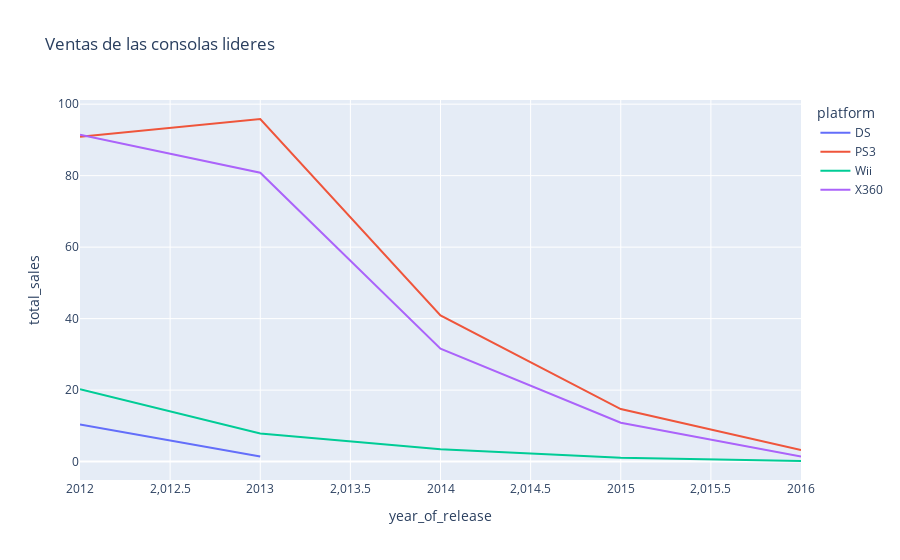

This figure's notebook cell:
### Markdown cell above
**3.5. ¿Qué plataformas son líderes en ventas? ¿Cuáles crecen y cuáles se reducen?**

### Code cell
#Graficamos los ultimos años para ver cuales plataformas crecen
fig2=px.line(bounded_data,x='year_of_release',y='total_sales',color='platform', title='Ventas de las consolas lideres')
fig2.show()

### Figure 1 — Plotly figure (JSON) as saved in the notebook; plotly's stock layout.template omitted (floating-point values rounded to 4 significant figures)
{"data": [{"hovertemplate": "platform=DS<br>year_of_release=%{x}<br>total_sales=%{y}<extra></extra>", "legendgroup": "DS", "line": {"color": "#636efa", "dash": "solid"}, "marker": {"symbol": "circle"}, "mode": "lines", "name": "DS", "orientation": "v", "showlegend": true, "type": "scatter", "x": [2012, 2013], "xaxis": "x", "y": [10.42, 1.42], "yaxis": "y"}, {"hovertemplate": "platform=PS3<br>year_of_release=%{x}<br>total_sales=%{y}<extra></extra>", "legendgroup": "PS3", "line": {"color": "#EF553B", "dash": "solid"}, "marker": {"symbol": "circle"}, "mode": "lines", "name": "PS3", "orientation": "v", "showlegend": true, "type": "scatter", "x": [2012, 2013, 2014, 2015, 2016], "xaxis": "x", "y": [90.87, 95.85, 40.88, 14.7, 3.23], "yaxis": "y"}, {"hovertemplate": "platform=Wii<br>year_of_release=%{x}<br>total_sales=%{y}<extra></extra>", "legendgroup": "Wii", "line": {"color": "#00cc96", "dash": "solid"}, "marker": {"symbol": "circle"}, "mode": "lines", "name": "Wii", "orientation": "v", "showlegend": true, "type": "scatter", "x": [2012, 2013, 2014, 2015, 2016], "xaxis": "x", "y": [20.22, 7.87, 3.45, 1.05, 0.17], "yaxis": "y"}, {"hovertemplate": "platform=X360<br>year_of_release=%{x}<br>total_sales=%{y}<extra></extra>", "legendgroup": "X360", "line": {"color": "#ab63fa", "dash": "solid"}, "marker": {"symbol": "circle"}, "mode": "lines", "name": "X360", "orientation": "v", "showlegend": true, "type": "scatter", "x": [2012, 2013, 2014, 2015, 2016], "xaxis": "x", "y": [91.45, 80.82, 31.61, 10.86, 1.4], "yaxis": "y"}], "layout": {"legend": {"title": {"text": "platform"}, "tracegroupgap": 0}, "title": {"text": "Ventas de las consolas lideres"}, "xaxis": {"anchor": "y", "domain": [0, 1], "title": {"text": "year_of_release"}}, "yaxis": {"anchor": "x", "domain": [0, 1], "title": {"text": "total_sales"}}}}
